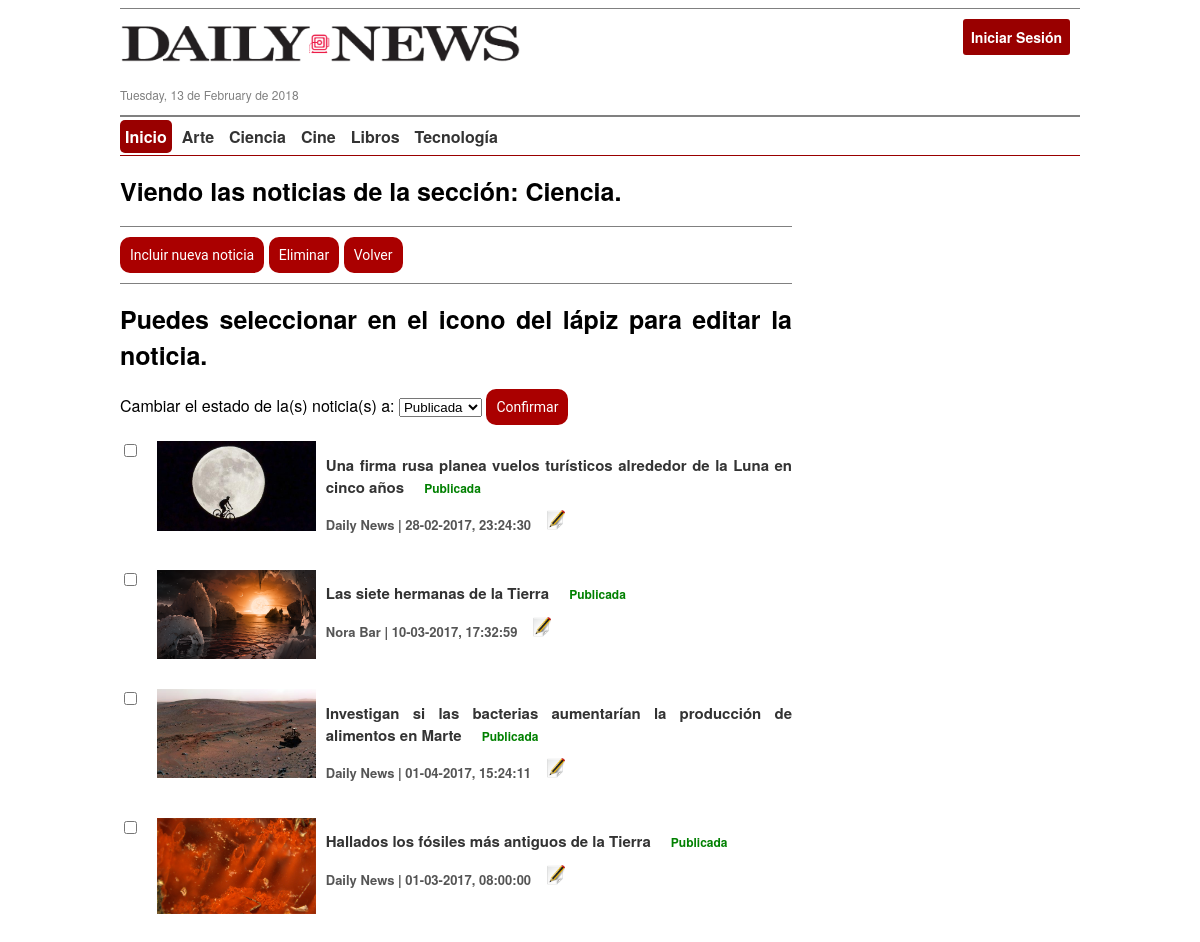
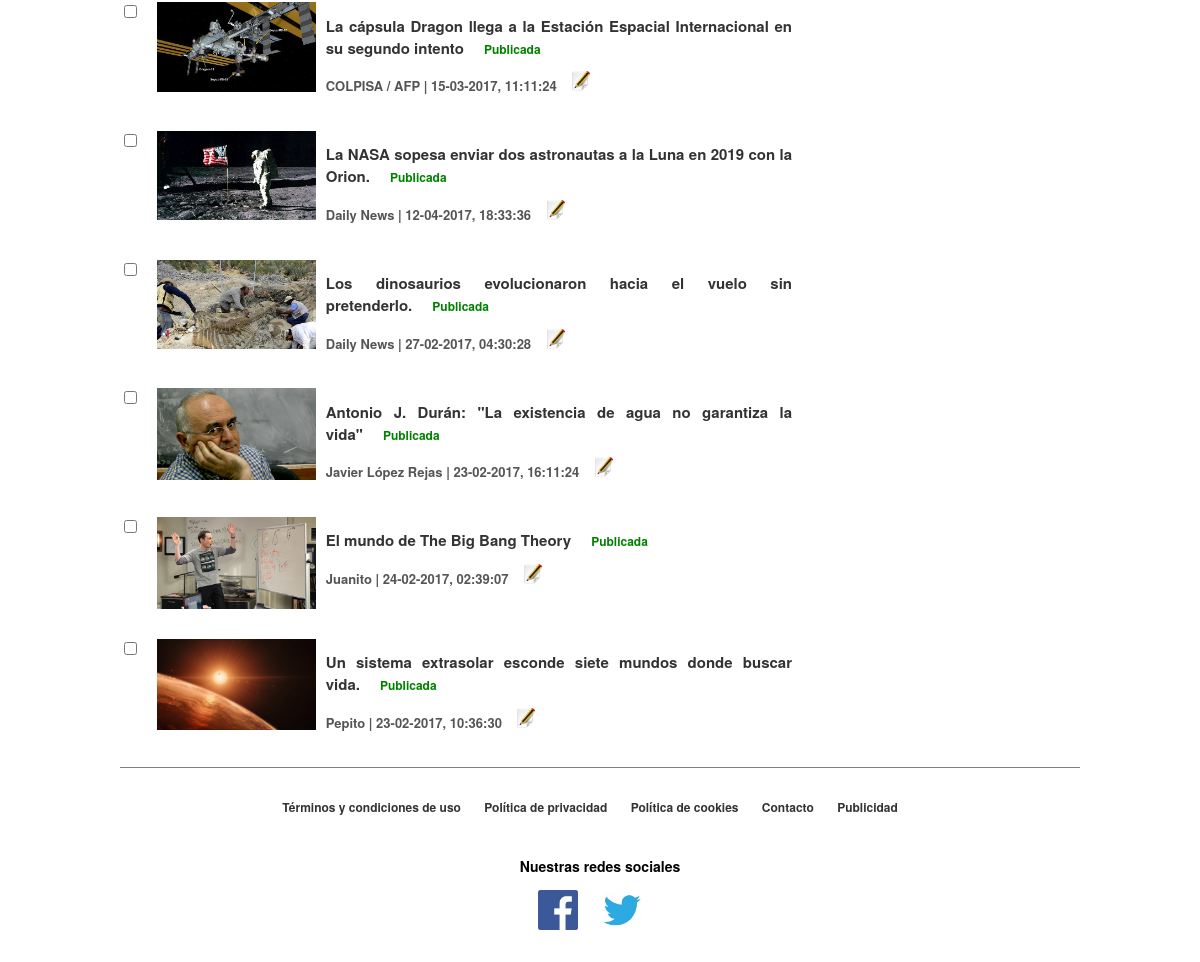
Page /Practica/gestor_noticias.php?id_seccion=1 on the committed database (2 pictures, top to bottom).
### tables this page shows
CREATE TABLE `seccion` (
  `id_seccion` int(11) UNSIGNED NOT NULL,
  `nombre` varchar(50) NOT NULL
);

CREATE TABLE `noticia` (
  `id_noticia` int(11) UNSIGNED NOT NULL,
  `autor` varchar(50) NOT NULL,
  `titular` varchar(200) NOT NULL,
  `subtitulo` varchar(100) NOT NULL,
  `id_seccion` int(11) UNSIGNED DEFAULT NULL,
  `id_subseccion` int(11) UNSIGNED DEFAULT NULL,
  `fecha_publicacion` datetime NOT NULL DEFAULT CURRENT_TIMESTAMP,
  `entradilla` varchar(500) NOT NULL,
  `cuerpo` varchar(10000) NOT NULL,
  `fecha_modificacion` datetime NOT NULL DEFAULT CURRENT_TIMESTAMP,
  `video` varchar(300) NOT NULL,
  `estado` enum('pendiente','publicada') NOT NULL DEFAULT 'pendiente'
);

CREATE TABLE `imagenes` (
  `id_imagen` int(11) UNSIGNED NOT NULL,
  `id_noticia` int(11) UNSIGNED NOT NULL,
  `url` varchar(200) NOT NULL,
  `pie` varchar(500) NOT NULL DEFAULT ''
);

### Practica/php_classes/controller/ControladorGestorNoticias.php (called while the page is built, shortened)
<?php
include ('php_classes/view/VistaGestorNoticiasLista.php');
class ControladorGestorNoticias extends Controlador {
	public function mostrarListadoNoticiasSeccion($id_seccion){
			$secciones = $this->obtenerSecciones();
			$noticias = $this->contenedorNoticias->recuperarUltimasNoticiasPorSeccion($id_seccion);
		$this->vista_gestor_noticias_lista = new VistaGestorNoticiasLista($noticias, $secciones, 'seccion');
		$this->vista_gestor_noticias_lista->mostrarPagina();
	}
}
?>

### Practica/php_classes/model/ModelSeccion.php (called while the page is built, shortened)
<?php
class ModelSeccion {
	private $id_seccion;
	private $nombre;
	public function __construct($id_seccion, $nombre, $subsecciones)
	{
		$this->id_seccion = $id_seccion;
		$this->nombre = $nombre;
	}
	public function getIdSeccion(){
		return $this->id_seccion;
	}
	public function getNombre(){
		return $this->nombre;
	}
}
?>

### Practica/php_classes/model/ModelContenedorSecciones.php (called while the page is built, shortened)
<?php
include('ModelSeccion.php');
class ModelContenedorSecciones extends ModelContenedor {
	public function recuperarSecciones(){
		$secciones = array();
		$seleccion = $this->selectSecciones();
		$resultado = $seleccion->get_result();
		while ($fila = $resultado->fetch_object()){
			$id_seccion = $fila->id_seccion;
			$subsecciones = $this->recuperarSubsecciones($id_seccion);
			$seccion = new ModelSeccion($id_seccion, $fila->nombre, $subsecciones);
			$secciones[$id_seccion] = $seccion;
		}
		return $secciones;
	}
	public function recuperarSubsecciones($id_seccion){
		$subsecciones = array();
		$selectSubsecciones = $this->selectSubsecciones($id_seccion);
		$resultado2 = $selectSubsecciones->get_result();
		while ($fila2 = $resultado2->fetch_object()){
			$subseccion = new ModelSubseccion($id_seccion, $fila2->id_subseccion, $fila2->nombre);
			array_push($subsecciones,$subseccion);
		}
		return $subsecciones;
	}
	public function obtenerSeccionNoticia($id_noticia){
		$seleccion = $this->selectSeccionNoticia($id_noticia);
		$consulta = $seleccion->get_result();
		$fila = $consulta->fetch_object();
		$subsecciones = $this->recuperarSubsecciones($fila->id_seccion);
		$seccion = new ModelSeccion($fila->id_seccion, $fila->nombre, $subsecciones);
		return $seccion;
	}
	public function obtenerSubseccionNoticia($id_noticia){
		$seleccion = $this->selectSubseccionNoticia($id_noticia);
		$consulta = $seleccion->get_result();
		$fila = $consulta->fetch_object();
		$subseccion = new ModelSubseccion($fila->id_subseccion, $fila->id_seccion, $fila->nombre);
		return $subseccion;
	}
	private function selectSecciones(){
		$seleccion = self::$conexion->prepare('SELECT * FROM seccion');
		$seleccion->execute();
		return $seleccion;
	}
	private function selectSubsecciones($id_seccion){
		$seleccion = self::$conexion->prepare('SELECT * FROM subseccion WHERE id_seccion = ?');
		$seleccion->bind_param('i',$id_seccion);
		$seleccion->execute();
		return $seleccion;
	}
	private function selectSeccionNoticia($id_noticia){
		$seleccion = self::$conexion->prepare('SELECT * FROM seccion WHERE id_seccion = (SELECT id_seccion FROM noticia WHERE id_noticia = ? )');
		$seleccion->bind_param('i',$id_noticia);
		$seleccion->execute();
		return $seleccion;
	}
	private function selectSubseccionNoticia($id_noticia){
		$seleccion = self::$conexion->prepare('SELECT * FROM subseccion WHERE id_subseccion = (SELECT id_subseccion FROM noticia WHERE id_noticia = ? )');
		$seleccion->bind_param('i',$id_noticia);
		$seleccion->execute();
		return $seleccion;
	}
}
?>

### Practica/php_classes/controller/Controlador.php (called while the page is built, shortened)
<?php
include ('php_classes/model/ModelContenedorNoticias.php');
include ('php_classes/model/ModelContenedorSecciones.php');
class Controlador {
	protected $contenedorSecciones;
	public function __construct($tiene_publicidad, $tiene_menu){
		if ($tiene_menu)
			$this->contenedorSecciones = new ModelContenedorSecciones();
	}
	protected function obtenerSecciones(){
		return $this->contenedorSecciones->recuperarSecciones();
	}
}
?>

### Practica/php_classes/model/ModelNoticia.php (called while the page is built, shortened)
<?php
class ModelNoticia {
	private $id_noticia;
	private $autor;
	private $titular;
	private $seccion;
	private $fecha_publicacion;
	private $hora_publicacion;
	private $imagenes;
	private $estado;
	public function __construct($id_noticia, $autor, $titular, $subtitulo, $seccion, $subseccion,
		$fecha_publicacion, $hora_publicacion, $entradilla, $imagenes, $cuerpo, $fecha_modificacion, $hora_modificacion, $video,
		$comentarios, $noticias_relacionadas, $estado)
	{
		$this->id_noticia = $id_noticia;
		$this->autor = $autor;
		$this->titular = $titular;
		$this->seccion = $seccion;
		$this->fecha_publicacion = $fecha_publicacion;
		$this->hora_publicacion = $hora_publicacion;
		$this->imagenes = $imagenes;
		$this->estado = $estado;
	}
	public function getId(){
		return $this->id_noticia;
	}
	public function getAutor(){
		return $this->autor;
	}
	public function getTitular(){
		return $this->titular;
	}
	public function getSeccion(){
		return $this->seccion;
	}
	public function getFechaPublicacion(){
		return $this->fecha_publicacion;
	}
	public function getHoraPublicacion(){
		return $this->hora_publicacion;
	}
	public function getImagenes(){
		return $this->imagenes;
	}
	public function getEstado(){
		return $this->estado;
	}
}
?>

### Practica/php_classes/model/ModelContenedorNoticias.php (called while the page is built, shortened)
<?php
include('ModelNoticia.php');
include('ModelImagen.php');
class ModelContenedorNoticias extends ModelContenedor {
	private $contenedor_secciones;
	public function __construct(){
		$this->contenedor_secciones = new ModelContenedorSecciones();
	}
	public function recuperarUltimasNoticiasPorSeccion($id_seccion, $numero_noticias = 50, $con_comentarios = false,
		$con_noticias_relacionadas = false, $numero_noticias_relacionadas = 3){
		$noticias = array();
		$noticias_relacionadas = array();
		$seleccion = $this->selectNoticiasPorSeccion($id_seccion, $numero_noticias);
		$resultado = $seleccion->get_result();
		while ($fila = $resultado->fetch_object()){
			$id_noticia = $fila->id_noticia;
			$comentarios = null;
			$imagenes = $this->obtenerImagenes($id_noticia);
			$seccion = $this->contenedor_secciones->obtenerSeccionNoticia($id_noticia);
			$subseccion = $this->contenedor_secciones->obtenerSubseccionNoticia($id_noticia);
			$noticia = new ModelNoticia($id_noticia, $fila->autor, $fila->titular, $fila->subtitulo,
				$seccion, $subseccion, $fila->fecha_pub, $fila->hora_pub, $fila->entradilla, $imagenes, $fila->cuerpo,
				$fila->fecha_mod, $fila->hora_mod, $fila->video, $comentarios, $noticias_relacionadas, $fila->estado);
			$noticias[$id_noticia] = $noticia;
		}
		return $noticias;
	}
	private function selectNoticiasPorSeccion($id_seccion, $numero_noticias){
		$seleccion = self::$conexion->prepare('SELECT id_noticia, autor, titular, subtitulo, entradilla,
		cuerpo, video, DATE(fecha_publicacion) as fecha_pub,
		DATE(fecha_modificacion) as fecha_mod, TIME(fecha_publicacion) as hora_pub,
		TIME(fecha_modificacion) as hora_mod, estado FROM noticia WHERE id_seccion = ? ORDER BY id_noticia DESC LIMIT ?');
		$seleccion->bind_param('ii',$id_seccion, $numero_noticias);
		$seleccion->execute();
		return $seleccion;
	}
	private function selectImagenes($id_noticia){
		$seleccion = self::$conexion->prepare('SELECT * FROM imagenes WHERE id_noticia = ? ORDER BY id_imagen ASC');
		$seleccion->bind_param('i',$id_noticia);
		$seleccion->execute();
		return $seleccion;
	}
	private function obtenerImagenes($id_noticia){
		$seleccion = $this->selectImagenes($id_noticia);
		$consulta = $seleccion->get_result();
		$imagenes = array();
		while ($fila = $consulta->fetch_object()){
			$id_imagen = $fila->id_imagen;
			$imagen = new ModelImagen($id_imagen, $fila->id_noticia,
				$fila->url, $fila->pie);
			$imagenes[$id_imagen] = $imagen;
		}
		return $imagenes;
	}
}
?>

### Practica/php_classes/model/ModelImagen.php (called while the page is built, shortened)
<?php
class ModelImagen {
	private $url;
	public function __construct($id_imagen, $id_noticia, $url, $pie)
	{
		$this->url = $url;
	}
	public function getUrl(){
		return $this->url;
	}
}
?>

### Practica/php_classes/view/VistaGestorNoticiasLista.php (the view, shortened to what this page needs)
<?php
class VistaGestorNoticiasLista extends VistaPagina{
	private $noticias;
	private $estado;
	public function __construct($noticias, $secciones, $estado, $publicidades = null){
		$this->estilo = '<link rel="stylesheet" type="text/css" href="estilos/estilo_gestores.css">
		<script type="text/javascript" src="javascript/gestor_noticias.js"></script>
		<script type="text/javascript" src="javascript/ckeditor/ckeditor.js"></script>';
		$this->noticias = $noticias;
		$this->estado = $estado;
	}
	protected function mostrarContenido(){
		echo '<div class="listado_noticias">';
		$noticias = array_values($this->noticias);
			if (sizeof($this->noticias) != 0){
				if ($this->estado == 'seccion')
					echo '<h1> Viendo las noticias de la sección: '.$noticias[0]->getSeccion()->getNombre().'.</h1>';
				else if ($this->estado == 'subseccion')
					echo '<h1> Viendo las noticias de la subsección: '.$noticias[0]->getSubseccion()->getNombre().'.</h1>';
			} else
				echo '<h1> No se encontraron noticias </h1>';
			$this->mostrarOpciones();
				if (sizeof($this->noticias) != 0){
					echo '<h1> Puedes seleccionar en el icono del lápiz para editar la noticia. </h1>
					<ul>';
					if ($this->estado == 'seccion')
						$direccion = '?id_seccion='.$noticias[0]->getSeccion()->getIdSeccion();
					else if ($this->estado == 'subseccion')
						$direccion = '?id_seccion='.$noticias[0]->getSubseccion()->getIdSubseccion();
					echo '<form name="miFormularioNoticias" action="gestor_noticias.php'.$direccion.'" id="formGestionNoticias"  method="post">
					<p> Cambiar el estado de la(s) noticia(s) a:
						<select id="select_cambiar_estado_noticia" name="nuevo_estado">
							<option value="publicada" selected>Publicada</option>
							<option value="pendiente">Pendiente</option>
						</select>
						<button type="submit" form="formGestionNoticias" name="accion" value="cambiar_estado">Confirmar</button>
					</p>';
					$this->mostrarNoticias();
					echo '</form></ul>';
				}
		echo '</div>';
	}
	private function mostrarNoticias(){
		foreach ($this->noticias as $noticia){
			echo '<label><li>
					<input class="selector_noticia" type="checkbox" name="ids_noticia[]" value="'.$noticia->getId().'">
					<input type="hidden" name="videoEliminar'.$noticia->getId().'" value="'.$noticia->getVideo().'">
					<article>
						<figure>
							<a href="noticia.php?id='.$noticia->getId().'" title="'.$noticia->getTitular().
							'"><img src="'.array_values($noticia->getImagenes())[0]->getUrl().
							'"></a>
						</figure>
						<h1>
							<a href="noticia.php?id='.$noticia->getId().'" title="'.$noticia->getTitular().
							'">'.$noticia->getTitular().
							'</a>';
						$estado = $noticia->getEstado();
						if ($estado == 'publicada')
							echo '<span class="estado_publicada">'.ucfirst($estado).'</span>';
						else
							echo '<span class="estado_pendiente">'.ucfirst($estado).'</span>';
						echo '</h1>
						<h2 class="autorFecha"><span class="autor">'.$noticia->getAutor().'
						</span> | <span class="fecha">'.date($this->formato_fecha, strtotime($noticia->getFechaPublicacion())).',
						'.$noticia->getHoraPublicacion().'</span><a class="enlace_editar" href="gestor_noticias.php?id_noticia='.$noticia->getId().'">
						<img class="imagen_editar" src="resources/imagenes/editar.ico" title="Editar noticia"></a></h2>
					</article>
				</li></label>';
		}
	}
	private function mostrarOpciones(){
		echo '<div class="botones">
		<button id="boton_nueva_noticia">Incluir nueva noticia</button>
		<button type="submit" form="formGestionNoticias" name="accion" value="eliminar">Eliminar</button>
		<a href="gestor_noticias.php"><button>Volver</button></a>
		</div>';
	}
}
?>

### Practica/php_classes/view/VistaPagina.php (shortened to what this page needs)
<?php
abstract class VistaPagina {
	protected $titulo;
	protected $fecha;
	protected $estilo;
	protected $secciones;
	public function __construct($publicidades = null, $secciones = null){
		$this->formato_fecha = "d-m-Y";
		$this->secciones = $secciones;
	}
	protected function setFecha($encoding){
		$this->fecha = ucfirst(iconv("ISO-8859-1","UTF-8",strftime('%A, %d de %B de %Y')));
	}
	protected function mostrarInicioHTML(){
		echo '	<!DOCTYPE html>
				<html>
					<head>
						<meta charset="UTF-8">
						<link rel="stylesheet" type="text/css" href="estilos/estilo_comun.css">'
						.$this->estilo.
						'<link rel="shortcut icon" type="image/x-icon" href="resources/imagenes/icono.ico">
						<script type="text/javascript" src="javascript/comentarios.js"></script>
						<script type="text/javascript" src="javascript/date.js"></script>
						<script src="https://ajax.googleapis.com/ajax/libs/jquery/3.2.1/jquery.min.js"></script>
						<script type="text/javascript" src="javascript/login-box.js"></script>
						<title>' . $this->titulo . '</title>
					</head>
					<body>
						<div class="contenido">';
	}
	protected function mostrarHeader(){
		echo '	<div class="cabecera">
				<div class="fechaLogo">
					<a href="index.php">
						<img class="logo" alt="Daily News"
						title="Daily News" src="resources/imagenes/logo.png">
					</a>
					<p id="fechaActual">'.$this->fecha .'</p>
				</div>
				<div class="usuarios">';
				if (isset($_SESSION['usuario']))
					echo '<div class="sesion_iniciada"><p>Identificado como <span>'.$_SESSION['usuario'].'</span>. </p>
						<p><a href="logout.php"> Cerrar sesión. </a></p></div>';
				else
					echo '<a class="iniciar_sesion" href="accounts.php">Iniciar Sesión</a>';
		echo	'</div>';
		$this->mostrarMenu();
		echo 	'</div>';
	}
	protected function mostrarMenu() {
		echo '<div class="secciones">
					<ul class="secciones">
						<li class="inicio"> <a href="index.php">Inicio</a></li>';
						foreach ($this->secciones as $seccion){
							$nombre_seccion = $seccion->getNombre();
							echo '<li class="seccion"> <a href="index.php">'.$nombre_seccion.'</a>
								<ul class="subsecciones">';
							echo '</ul></li>';
						}
		echo		'</ul>
				</div>';
	}
	protected function mostrarFooter() {
		echo '<div class="footer">
				<ul class="aspectos_legales">
					<li>
					<a href="#~o">Términos y condiciones de uso</a>
					</li>
					<li>
					<a href="#~o">Política de privacidad</a>
					</li>
					<li>
					<a href="#~o">Política de cookies</a>
					</li>
					<li>
					<a href="#~o">Contacto</a>
					</li>
					<li>
					<a href="#~o">Publicidad</a>
					</li>
				</ul>
				<ul class="rrss">
				<p> Nuestras redes sociales</p>
					<li>
						<a href="facebook.html" target="_blank">
							<img class="icono_rrss" alt="Facebook"
							title="Facebook" src="resources/imagenes/facebook_icon.png">
						</a>
					</li>
					<li>
						<a href="twitter.html" target="_blank">
							<img class="icono_rrss" alt="Twitter"
							title="Twitter" src="resources/imagenes/twitter_icon.png">
						</a>
					</li>
				</ul>
			</div>';
	}
	protected function mostrarFinalHTML(){
		echo '</div>
			</body>
		</html>';
	}
	public function mostrarPagina(){
		$this->mostrarInicioHTML();
		$this->mostrarHeader();
		$this->mostrarContenido();
		$this->mostrarFooter();
		$this->mostrarFinalHTML();
	}
}
?>

### rows in the picture
seccion: nombre "Arte"
seccion: nombre "Ciencia"
seccion: nombre "Cine"
seccion: nombre "Libros"
seccion: nombre "Tecnología"
noticia: imagenes.url (picture), titular "Una firma rusa planea vuelos turísticos alrededor de la Luna en cinco años", estado "Publicada", autor "Daily News", FechaPublicacion "28-02-2017", HoraPublicacion "23:24:30"
noticia: imagenes.url (picture), titular "Las siete hermanas de la Tierra", estado "Publicada", autor "Nora Bar", FechaPublicacion "10-03-2017", HoraPublicacion "17:32:59"
noticia: imagenes.url (picture), titular "Investigan si las bacterias aumentarían la producción de alimentos en Marte", estado "Publicada", autor "Daily News", FechaPublicacion "01-04-2017", HoraPublicacion "15:24:11"
noticia: imagenes.url (picture), titular "Hallados los fósiles más antiguos de la Tierra", estado "Publicada", autor "Daily News", FechaPublicacion "01-03-2017", HoraPublicacion "08:00:00"
noticia: imagenes.url (picture), titular "La cápsula Dragon llega a la Estación Espacial Internacional en su segundo intento", estado "Publicada", autor "COLPISA / AFP", FechaPublicacion "15-03-2017", HoraPublicacion "11:11:24"
noticia: imagenes.url (picture), titular "La NASA sopesa enviar dos astronautas a la Luna en 2019 con la Orion.", estado "Publicada", autor "Daily News", FechaPublicacion "12-04-2017", HoraPublicacion "18:33:36"
noticia: imagenes.url (picture), titular "Los dinosaurios evolucionaron hacia el vuelo sin pretenderlo.", estado "Publicada", autor "Daily News", FechaPublicacion "27-02-2017", HoraPublicacion "04:30:28"
noticia: imagenes.url (picture), titular "Antonio J. Durán: \"La existencia de agua no garantiza la vida\"", estado "Publicada", autor "Javier López Rejas", FechaPublicacion "23-02-2017", HoraPublicacion "16:11:24"
noticia: imagenes.url (picture), titular "El mundo de The Big Bang Theory", estado "Publicada", autor "Juanito", FechaPublicacion "24-02-2017", HoraPublicacion "02:39:07"
noticia: imagenes.url (picture), titular "Un sistema extrasolar esconde siete mundos donde buscar vida.", estado "Publicada", autor "Pepito", FechaPublicacion "23-02-2017", HoraPublicacion "10:36:30"

### other values in the picture
$this->fecha "Tuesday, 13 de February de 2018"
